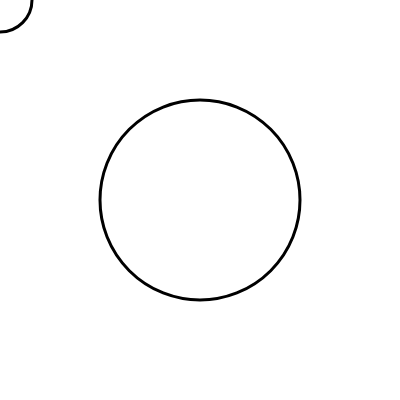
Frame 1 (no input)
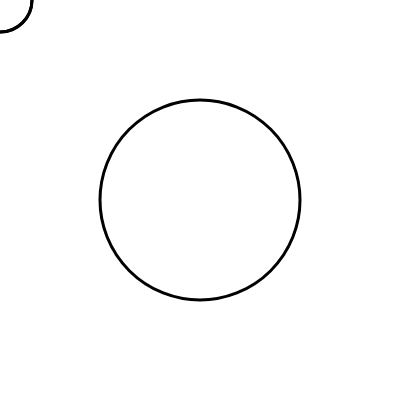
Frame 60 (no input)
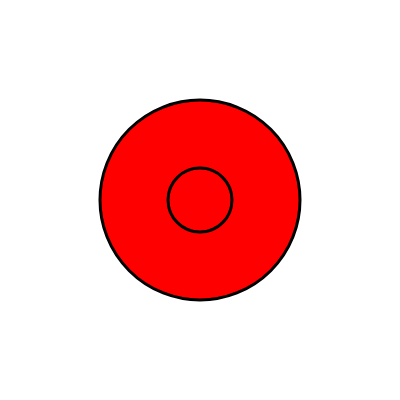
Frame 120 (the mouse pressed at the canvas centre since frame 60)

The p5.js sketch that drew these frames (run headless with seeded random() and noise() and a simulated clock; from frame 60 on, the mouse is pressed at the canvas centre):

// p5.js sketch
// ── sketch.js
function setup(){createCanvas(0x190,0x190);}function draw(){background(0xff);noFill();ellipse(mouseX,mouseY,0x40);strokeWeight(0x3);if(dist(mouseX,mouseY,width/0x2,height/0x2)<0x84)fill(0xff,0x0,0x0);ellipse(width/0x2,height/0x2,0xc8);noFill();ellipse(mouseX,mouseY,0x40);}
// ── nob.js
function setup() {
  createCanvas(400, 400);
}

function draw() {
  background(255);
  noFill();
  ellipse(mouseX,mouseY,64);
  strokeWeight(3);
  
  if(dist(mouseX,mouseY,width/2,height/2) < 132)
  fill(255,0,0);
  ellipse(width/2,height/2,200);
  
  
  noFill();
  ellipse(mouseX,mouseY,64);
}
